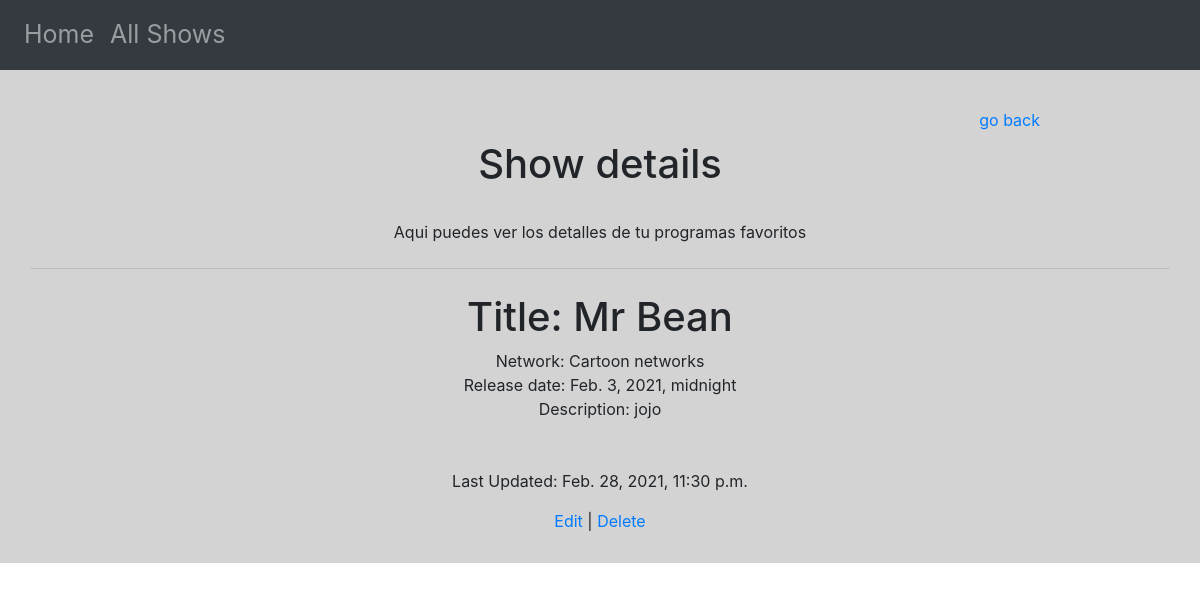
The page /shows/6 on the database its author committed.
### show_app/models.py (models this page shows)
class Show(models.Model):
    title = models.CharField(max_length=255)
    network = models.CharField(max_length=255)
    release_date = models.DateTimeField()
    desc = models.TextField()
    created_at = models.DateTimeField(auto_now_add=True)
    updated_at = models.DateTimeField(auto_now=True)
    objects = ShowManager()

### show_app/views.py (the view)
# urls.py: path('shows/<show_id>', views.show),
def show(request, show_id):
    context = {
        'details_show': Show.objects.filter(id=show_id),
    }
    return render(request, 'show.html', context)

### show_app/templates/show.html (shortened to what this page needs)
<!DOCTYPE html>
<html lang="en">
<head>
     {% load static %}
      <link rel="stylesheet" href="{% static 'css/style.css' %}">
    <link rel="stylesheet" href="https://cdn.jsdelivr.net/npm/bootstrap@4.5.3/dist/css/bootstrap.min.css">
</head>
<body>
<div class="navbar navbar-expand-lg navbar-light bg-light navbar navbar-dark bg-dark">
        <ul class="navbar-nav mr-auto">
            <li class="nav-item">
                <a class="nav-link boot" href="/">Home</a>
            </li>
            <li class="nav-item">
                <a class="nav-link boot" href="/shows">All Shows</a>
            </li>
        </ul>
    </div>
    <div id="bloque1">
        <div id="goback"> <a class="nav-link" href="/shows">go back</a> </div>
        <h1>Show details</h1><br>
        <p>Aqui puedes ver los detalles de tu programas favoritos </p>
        <hr class="my-4">
        <div>
        {% for show in details_show %}
            <h1>Title: {{ show.title }}</h1>
            <p>Network: {{ show.network }}
                <br> Release date: {{ show.release_date }}
                <br> Description: {{ show.desc }}
            <br> <br> <br>
            Last Updated: {{ show.updated_at }}</p>
        </div>
        <a href="/shows/{{ show.id }}/edit">Edit</a> | <a href="/shows/{{show.id}}/destroy">Delete</a>
        {% endfor %}
    </div>
</body>
</html>

### show_app/static/css/style.css (style rules this page uses)
#bloque1 { background-color: lightgrey; text-align: center; width: 100%; min-height: 400px; padding: 30px; }
#goback { width:90%; text-align: right; }
.boot { font-size: 25px; }

### rows shown on the page
Show: title "Mr Bean", network "Cartoon networks", release_date "Feb. 3, 2021, midnight", desc "jojo", updated_at "Feb. 28, 2021, 11:30 p.m."
